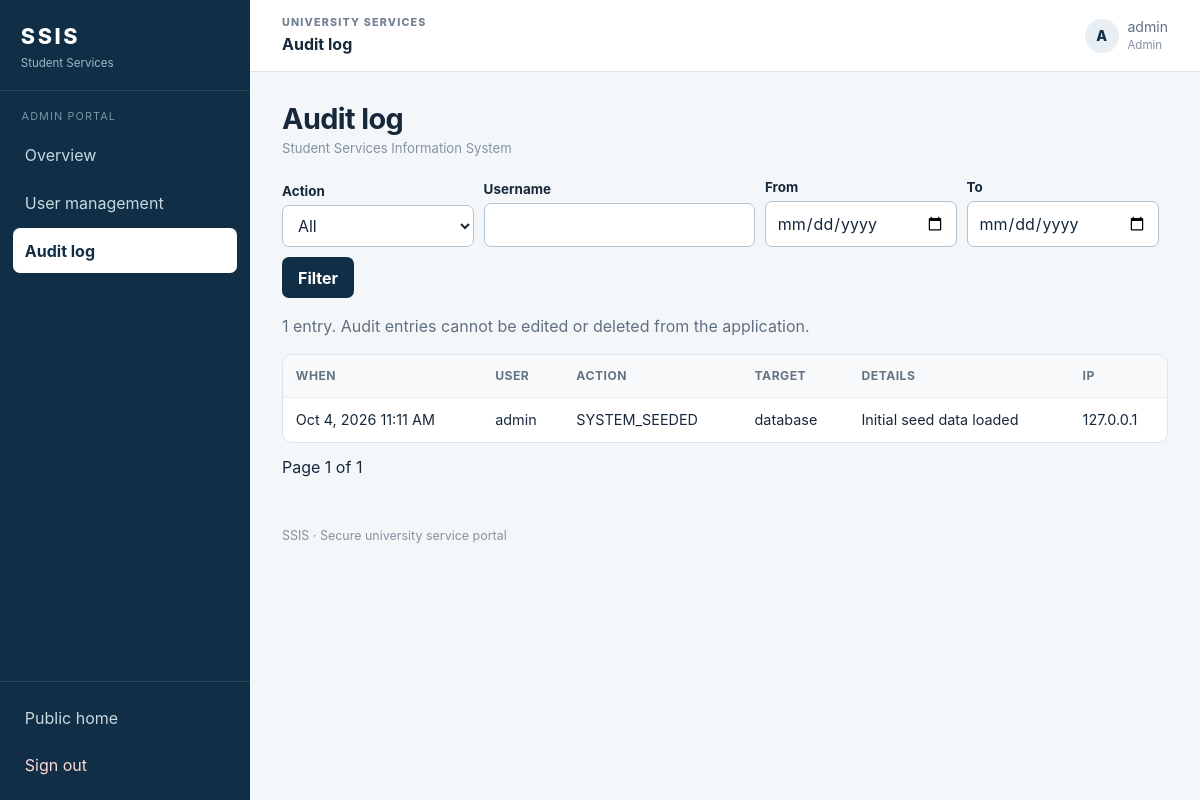
The app's page /admin/audit.php (signed in) with its own data.
### tables this page shows
CREATE TABLE users (
  id               INT UNSIGNED NOT NULL AUTO_INCREMENT,
  username         VARCHAR(50)  NOT NULL,
  email            VARCHAR(120) NOT NULL,
  password_hash    VARCHAR(255) NOT NULL,
  role             ENUM('admin','registrar','cashier','department','professor','student') NOT NULL,
  department_id    INT UNSIGNED NULL COMMENT 'Set for department and professor roles',
  status           ENUM('active','disabled') NOT NULL DEFAULT 'active',
  failed_attempts  TINYINT UNSIGNED NOT NULL DEFAULT 0,
  locked_until     DATETIME NULL,
  last_login_at    DATETIME NULL,
  created_at       TIMESTAMP NOT NULL DEFAULT CURRENT_TIMESTAMP,
  updated_at       TIMESTAMP NOT NULL DEFAULT CURRENT_TIMESTAMP ON UPDATE CURRENT_TIMESTAMP,
  PRIMARY KEY (id),
  UNIQUE KEY uq_users_username (username),
  UNIQUE KEY uq_users_email (email),
  KEY idx_users_role (role),
  CONSTRAINT fk_users_department FOREIGN KEY (department_id)
    REFERENCES departments(id) ON DELETE SET NULL ON UPDATE CASCADE
);

CREATE TABLE audit_logs (
  id          BIGINT UNSIGNED NOT NULL AUTO_INCREMENT,
  user_id     INT UNSIGNED NULL,
  username    VARCHAR(50) NULL COMMENT 'Kept even if the user row is deleted',
  action      VARCHAR(60) NOT NULL COMMENT 'e.g. LOGIN_SUCCESS, LOGIN_FAILED, ACCESS_DENIED',
  entity      VARCHAR(40) NULL,
  entity_id   INT UNSIGNED NULL,
  details     VARCHAR(500) NULL,
  ip_address  VARCHAR(45) NOT NULL,
  user_agent  VARCHAR(255) NULL,
  created_at  TIMESTAMP NOT NULL DEFAULT CURRENT_TIMESTAMP,
  PRIMARY KEY (id),
  KEY idx_audit_user (user_id),
  KEY idx_audit_action_time (action, created_at),
  CONSTRAINT fk_audit_user FOREIGN KEY (user_id)
    REFERENCES users(id) ON DELETE SET NULL ON UPDATE CASCADE
);

### auth/auth_check.php (called while the page is built, shortened)
<?php
require_once __DIR__ . '/../config/database.php';
function e(?string $value): string
{
    return htmlspecialchars((string)$value, ENT_QUOTES | ENT_SUBSTITUTE, 'UTF-8');
}
function url(string $path): string
{
    return APP_BASE . $path;
}
function auth_user(): ?array
{
    $now = time();
    $fingerprint = hash('sha256', $_SERVER['HTTP_USER_AGENT'] ?? '');
    $st = db()->prepare(
        'SELECT id, username, email, role, department_id, status FROM users WHERE id = ? LIMIT 1'
    );
    $st->execute([(int)$_SESSION['uid']]);
    $row = $st->fetch();
    $cache = $row;
    return $cache;
}
function require_login(): array
{
    $user = auth_user();
    return $user;
}
function require_role(string|array $roles): array
{
    $user = require_login();
    return $user;
}

### config/database.php (called while the page is built, shortened)
<?php
function db(): PDO
{
    static $pdo = null;
    if ($pdo instanceof PDO) {
        return $pdo;
    }
    $host    = getenv('SSIS_DB_HOST') ?: '127.0.0.1';
    $port    = getenv('SSIS_DB_PORT') ?: '3306';
    $name    = getenv('SSIS_DB_NAME') ?: 'ssis_db';
    $user    = getenv('SSIS_DB_USER') ?: 'root';
    $pass    = getenv('SSIS_DB_PASS') !== false ? getenv('SSIS_DB_PASS') : '';
    $dsn = "mysql:host={$host};port={$port};dbname={$name};charset=utf8mb4";
    try {
        $pdo = new PDO($dsn, $user, $pass, [
            PDO::ATTR_ERRMODE            => PDO::ERRMODE_EXCEPTION,
            PDO::ATTR_DEFAULT_FETCH_MODE => PDO::FETCH_ASSOC,
            PDO::ATTR_EMULATE_PREPARES   => false,
            PDO::ATTR_STRINGIFY_FETCHES  => false,
        ]);
    } catch (PDOException $e) {
        error_log('[SSIS] DB connection failed: ' . $e->getMessage());
        http_response_code(503);
        exit('Service temporarily unavailable. Please try again later.');
    }
    return $pdo;
}

### includes/helpers.php (called while the page is built, shortened)
<?php
function fmt_date(?string $d): string { return $d ? date('M j, Y g:i A', strtotime($d)) : '-'; }
function label(string $v): string { return ucfirst(str_replace('_', ' ', $v)); }
function get_int(string $k): int { return filter_var($_GET[$k] ?? null, FILTER_VALIDATE_INT) ?: 0; }
function get_str(string $k, int $max = 100): string
{
    $v = $_GET[$k] ?? '';
    return is_string($v) ? mb_substr(trim($v), 0, $max) : '';
}

### admin/audit.php (the view, shortened to what this page needs)
<?php
require_once __DIR__ . '/../auth/auth_check.php';
require_once __DIR__ . '/../includes/layout.php';
$user = require_role('admin');
$pdo  = db();
$action = get_str('action', 40); $uname = get_str('username', 50);
$from = get_str('from', 10); $to = get_str('to', 10);
$where = []; $p = [];
$w = $where ? 'WHERE ' . implode(' AND ', $where) : '';
$c = $pdo->prepare("SELECT COUNT(*) FROM audit_logs {$w}"); $c->execute($p);
$total = (int)$c->fetchColumn();
$pages = max(1, (int)ceil($total / PER_PAGE));
$page  = min(max(1, get_int('page')), $pages);
$st = $pdo->prepare("SELECT * FROM audit_logs {$w} ORDER BY id DESC LIMIT " . PER_PAGE . ' OFFSET ' . (($page - 1) * PER_PAGE));
$st->execute($p);
$rows = $st->fetchAll();
$qs = fn(int $pg) => '?' . http_build_query(['action' => $action, 'username' => $uname, 'from' => $from, 'to' => $to, 'page' => $pg]);
render_header($user, 'Audit log');
?>
<form class="filters" method="get">
  <div><label for="action">Action</label><select id="action" name="action"><option value="">All</option></select></div>
  <div><label for="username">Username</label><input id="username" name="username" type="text" value="<?= e($uname) ?>"></div>
  <div><label for="from">From</label><input id="from" name="from" type="date" value="<?= e($from) ?>"></div>
  <div><label for="to">To</label><input id="to" name="to" type="date" value="<?= e($to) ?>"></div>
  <button class="btn" type="submit">Filter</button></form>
<p class="muted"><?= $total ?> entr<?= $total === 1 ? 'y' : 'ies' ?>. Audit entries cannot be edited or deleted from the application.</p>
<?php if (!$rows): ?><div class="card empty">No log entries match.</div><?php else: ?>
<div class="tablewrap"><table><thead><tr><th>When</th><th>User</th><th>Action</th><th>Target</th><th>Details</th><th>IP</th></tr></thead><tbody>
<?php foreach ($rows as $r): ?><tr><td><?= e(fmt_date($r['created_at'])) ?></td><td><?= e($r['username'] ?? '-') ?></td><td><?= e($r['action']) ?></td>
  <td><?= e(($r['entity'] ?? '') . ($r['entity_id'] ? ' #' . $r['entity_id'] : '')) ?></td><td><?= e($r['details'] ?? '') ?></td><td><?= e($r['ip_address']) ?></td></tr><?php endforeach; ?>
</tbody></table></div>
<div class="pager"><?php if ($page > 1): ?><a class="btn alt sm" href="<?= e($qs($page - 1)) ?>">Previous</a><?php endif; ?>
  <span>Page <?= $page ?> of <?= $pages ?></span>
  <?php if ($page < $pages): ?><a class="btn alt sm" href="<?= e($qs($page + 1)) ?>">Next</a><?php endif; ?></div>
<?php endif; render_footer();

### includes/layout.php (shortened to what this page needs)
<?php
require_once __DIR__ . '/helpers.php';
function render_header(array $user, string $title): void
{
    $self = $_SERVER['SCRIPT_NAME'] ?? '';
    $role = $user['role'];
    echo '<!DOCTYPE html><html lang="en"><head><meta charset="utf-8">'
       . '<meta name="viewport" content="width=device-width, initial-scale=1">'
       . '<title>' . e($title) . ' - SSIS</title>'
       . '<link rel="stylesheet" href="' . e(url('/assets/css/style.css')) . '">'
       . '<script src="' . e(url('/assets/js/app.js')) . '" defer></script></head><body>';
    echo '<div class="app-shell"><aside class="sidebar">'
       . '<a class="side-brand" href="' . e(url(ROLE_HOME[$role])) . '"><span>SSIS</span><small>Student Services</small></a>'
       . '<div class="side-section"><small>' . e(label($role)) . ' portal</small><nav aria-label="Main">';
    foreach (NAV[$role] as $text => $path) {
        $cur = str_ends_with($self, $path) ? ' aria-current="page"' : '';
        echo '<a href="' . e(url($path)) . '"' . $cur . '>' . e($text) . '</a>';
    }
    echo '</nav></div><div class="side-bottom">'
       . '<a href="' . e(url('/')) . '">Public home</a>'
       . '<form method="post" action="' . e(url('/auth/logout.php')) . '">' . csrf_field()
       . '<button class="side-signout" type="submit">Sign out</button></form></div></aside>'
       . '<div class="app-main"><header class="app-top"><div><span class="top-kicker">UNIVERSITY SERVICES</span><strong>' . e($title) . '</strong></div>'
       . '<div class="who"><span class="user-avatar">' . e(strtoupper(substr($user['username'],0,1))) . '</span>'
       . '<span>' . e($user['username']) . '<small>' . e(label($role)) . '</small></span></div></header><main class="page">';
    echo '<div class="page-heading"><div><h1>' . e($title) . '</h1><p class="breadcrumb">Student Services Information System</p></div></div>';
}
function render_footer(): void
{
    echo '</main><footer class="app-footer">SSIS · Secure university service portal</footer></div></div></body></html>';
}

### assets/css/style.css (style rules this page uses)
:root { --ink:#17283b;--soft:#607080;--muted:#8492a0;--panel:#102f46;--panel2:#0c2436; --bg:#f4f7fa;--card:#fff;--line:#dce3e9;--ok:#17734a;--okbg:#e7f6ee; --wait:#9a5b00;--waitbg:#fff4df;--err:#a52821;--errbg:#fcedeb;--focus:#1769aa; --sans:Inter,ui-sans-serif,system-ui,-apple-system,"Segoe UI",Roboto,Arial,sans-serif }
*,*::before,*::after { box-sizing:border-box }
body { margin:0;font-family:var(--sans);color:var(--ink);background:var(--bg);line-height:1.5 }
a { color:var(--focus) }
.app-shell { min-height:100vh;display:flex }
.sidebar { width:250px;flex:0 0 250px;background:var(--panel);color:#d9e7ef;display:flex;flex-direction:column;min-height:100vh;position:sticky;top:0;height:100vh }
.side-brand { display:flex;flex-direction:column;text-decoration:none;color:#fff;padding:1.25rem 1.3rem 1.1rem;border-bottom:1px solid rgba(255,255,255,.1) }
.side-brand span { font-size:1.35rem;font-weight:800;letter-spacing:.12em }
.side-brand small { font-size:.72rem;color:#9fb7c5;margin-top:.15rem }
.side-section { padding:1.1rem .8rem }
.side-section>small { display:block;text-transform:uppercase;letter-spacing:.1em;color:#7894a4;font-size:.68rem;padding:0 .55rem .5rem }
.sidebar nav { display:grid;gap:.2rem }
.sidebar nav a,.side-bottom>a,.side-signout { color:#c7d8e1;text-decoration:none;padding:.65rem .75rem;border-radius:7px;display:block;border:0;background:none;font:inherit;text-align:left;width:100%;cursor:pointer }
.sidebar nav a[aria-current=page] { background:#fff;color:var(--panel);font-weight:700 }
.side-bottom { margin-top:auto;padding:.8rem;border-top:1px solid rgba(255,255,255,.1);display:grid;gap:.15rem }
.side-signout { color:#ffdad7 }
.app-main { flex:1;min-width:0 }
.app-top { height:72px;background:#fff;border-bottom:1px solid var(--line);display:flex;align-items:center;justify-content:space-between;padding:.8rem 2rem;gap:1rem }
.app-top>div:first-child { display:flex;flex-direction:column }
.top-kicker,.card-kicker,.stat-label { font-size:.67rem;letter-spacing:.11em;font-weight:800;color:#718292 }
.app-top strong { font-size:1rem }
.who { display:flex;align-items:center;gap:.55rem;color:var(--soft);font-size:.88rem }
.who small { display:block;font-size:.72rem;color:var(--muted) }
.user-avatar { width:34px;height:34px;border-radius:50%;display:grid;place-items:center;background:#e7eef4;color:var(--panel);font-weight:800 }
.page { max-width:1180px;margin:0 auto;padding:1.7rem 2rem 3rem }
.page-heading { display:flex;justify-content:space-between;align-items:end;margin-bottom:1.2rem }
.page-heading h1 { font-size:1.8rem;line-height:1.2;margin:.15rem 0 }
.breadcrumb { color:var(--muted);font-size:.82rem;margin:0 }
.app-footer { max-width:1180px;margin:0 auto;padding:0 2rem 2rem;color:var(--muted);font-size:.78rem }
h1,h2 { letter-spacing:-.02em }
.tablewrap { overflow-x:auto;background:var(--card);border:1px solid var(--line);border-radius:10px }
table { width:100%;border-collapse:collapse;font-size:.9rem }
th,td { padding:.72rem .8rem;text-align:left;border-bottom:1px solid #e8edf1;vertical-align:top }
th { background:#f7f9fb;font-size:.76rem;text-transform:uppercase;letter-spacing:.04em;color:#637483;white-space:nowrap }
tr:last-child td { border-bottom:0 }
label { display:block;font-weight:650;font-size:.84rem;margin:.75rem 0 .3rem }
input[type=text],input[type=password],input[type=email],input[type=number],input[type=date],select,textarea { width:100%;padding:.58rem .68rem;font:inherit;border:1px solid #b6c2cc;border-radius:7px;background:#fff;color:var(--ink) }
.btn,button.btn { display:inline-block;padding:.55rem 1rem;font:inherit;font-weight:700;color:#fff;background:var(--panel);border:0;border-radius:7px;cursor:pointer;text-decoration:none }
.filters { display:flex;flex-wrap:wrap;gap:.6rem;align-items:end;margin:0 }
.filters label { margin:0 0 .2rem }
.filters>div { min-width:12rem }
small,.muted { color:var(--soft) }
.pager { display:flex;gap:.5rem;align-items:center;margin-top:.75rem }

### records on screen
users: role "ADMIN", username "A", username "admin", role "Admin"
audit_logs: created_at "Oct 4, 2026 11:11 AM", username "admin", action "SYSTEM_SEEDED", entity "database", details "Initial seed data loaded", ip_address "127.0.0.1"

### other values on screen
$text "Overview"
$text "User management"
$text "Audit log"
$title "Audit log"
$total "1"
$page "1"
$pages "1"
